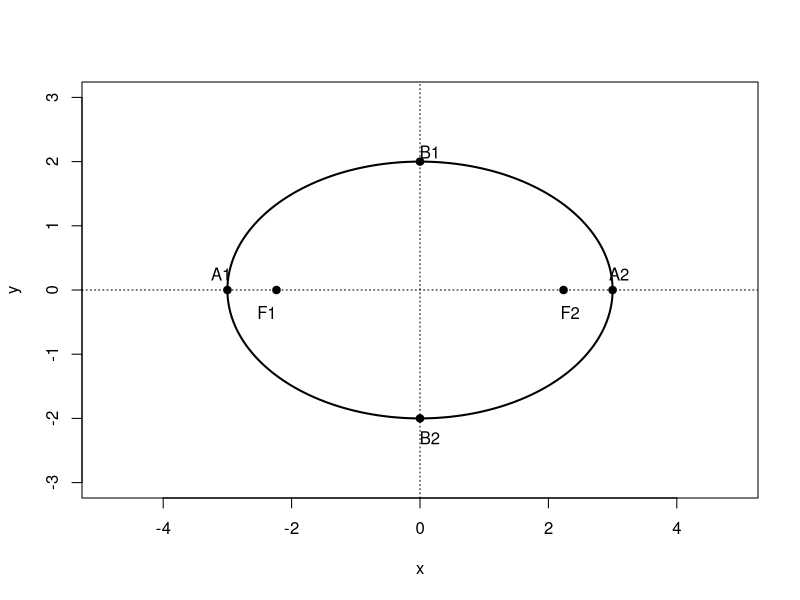
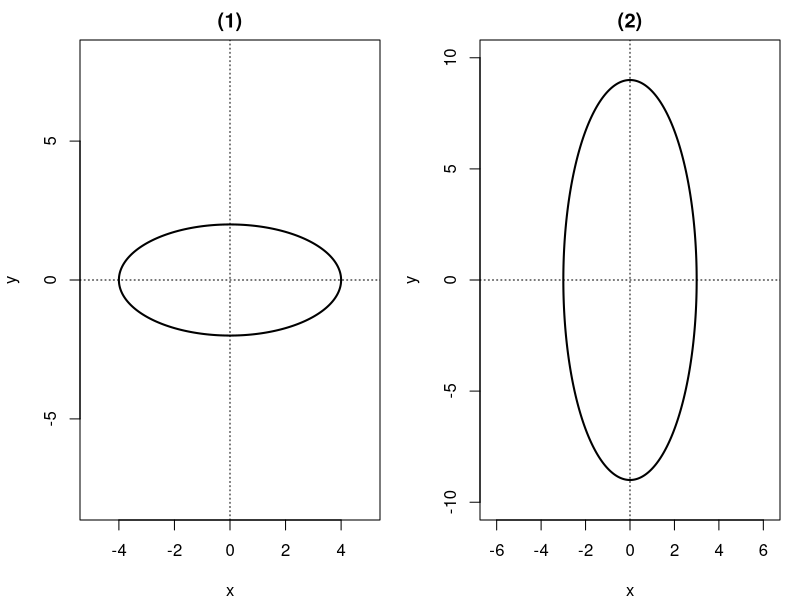
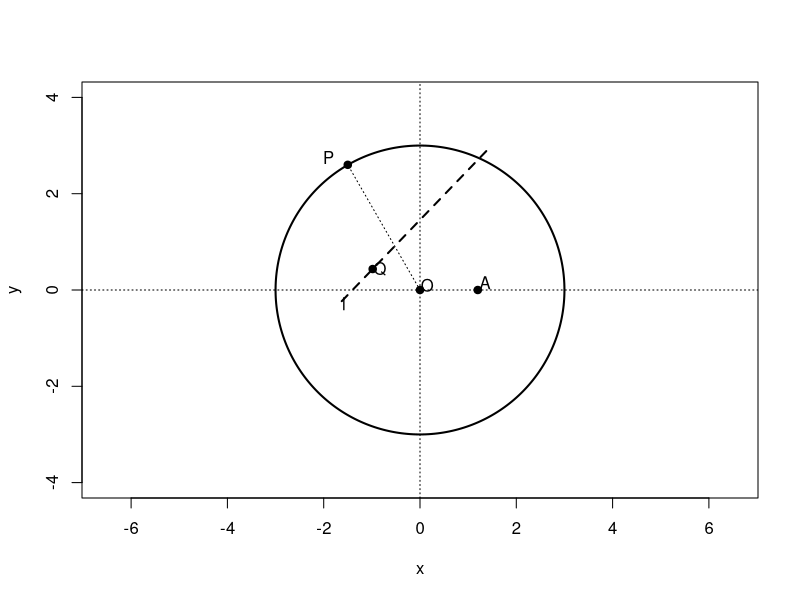
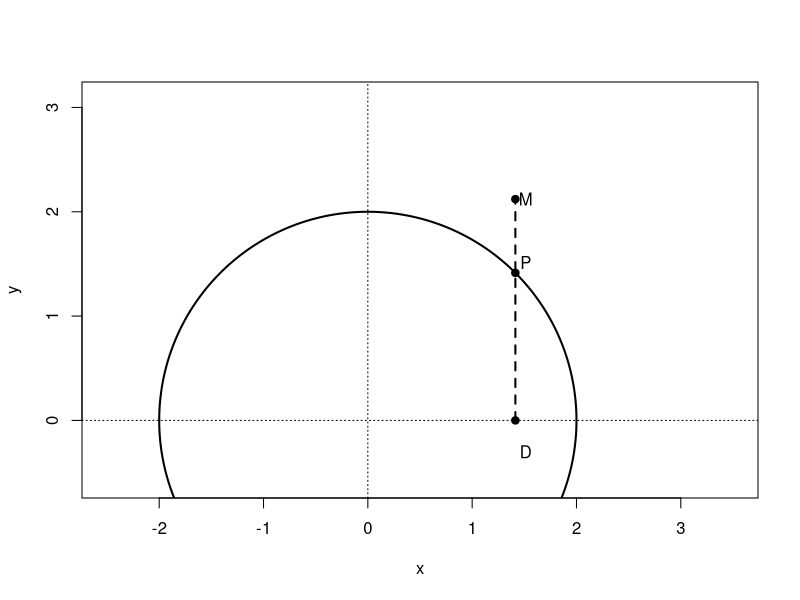
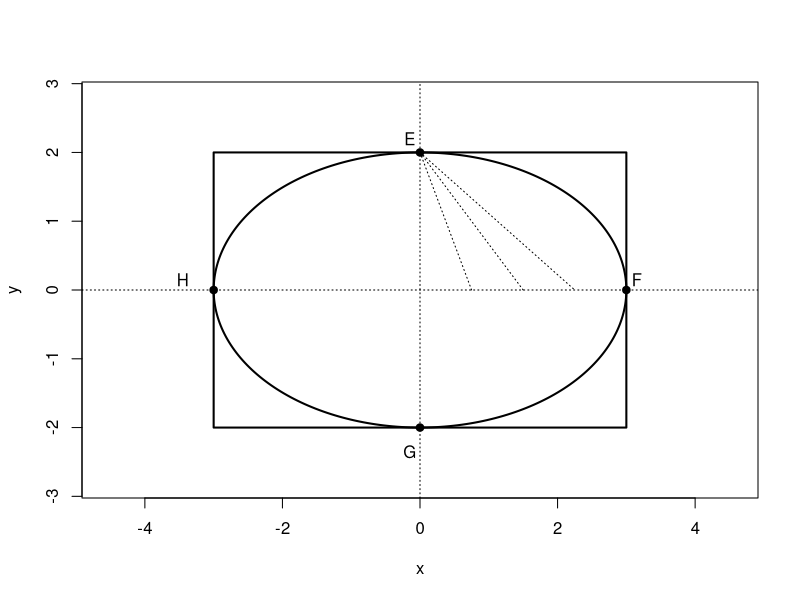

Source code (R) for these figures, in order:
setwd("C:/Users/18904/Github/senior-mathematics/codes")
if(!dir.exists("../figures"))dir.create("../figures")
ell=function(a,b,lty=1,lwd=2){th=seq(0,2*pi,length=300);lines(a*cos(th),b*sin(th),lty=lty,lwd=lwd)}
circ=function(cx,cy,r,lty=1,lwd=2){th=seq(0,2*pi,length=300);lines(cx+r*cos(th),cy+r*sin(th),lty=lty,lwd=lwd)}

# week65-1: ellipse with major axis and foci (a=3,b=2,c=sqrt5)
draw1=function(){
  plot(0,0,type="n",xlim=c(-4,4),ylim=c(-3,3),asp=1,xlab="x",ylab="y")
  abline(h=0,v=0,lty=3)
  ell(3,2)
  c=sqrt(5)
  points(-c,0,pch=19);points(c,0,pch=19)
  points(-3,0,pch=19);points(3,0,pch=19)
  points(0,2,pch=19);points(0,-2,pch=19)
  text(-c-0.15,-0.35,"F1");text(c+0.1,-0.35,"F2")
  text(-3.1,0.25,"A1");text(3.1,0.25,"A2")
  text(0.15,2.15,"B1");text(0.15,-2.3,"B2")
}

# week65-2: two ellipses, 1x2
# (1) x^2+4y^2=16 -> a=4,b=2 ; (2) 9x^2+y^2=81 -> semi-major 9 vertical, semi-minor 3
draw2=function(){
  par(mfrow=c(1,2),mar=c(4,4,2,1))
  plot(0,0,type="n",xlim=c(-5,5),ylim=c(-3,3),asp=1,xlab="x",ylab="y",main="(1)")
  abline(h=0,v=0,lty=3);ell(4,2)
  plot(0,0,type="n",xlim=c(-4,4),ylim=c(-10,10),asp=1,xlab="x",ylab="y",main="(2)")
  abline(h=0,v=0,lty=3);ell(3,9)
}

# week65-3: circle O radius r, interior point A, point P on circle,
# perpendicular bisector l of AP meets OP at Q
draw3=function(){
  plot(0,0,type="n",xlim=c(-4,4),ylim=c(-4,4),asp=1,xlab="x",ylab="y")
  abline(h=0,v=0,lty=3)
  circ(0,0,3)
  A=c(1.2,0);P=c(-1.5,2.6)
  points(0,0,pch=19);text(0.15,0.1,"O")
  points(A[1],A[2],pch=19);text(A[1]+0.15,A[2]+0.15,"A")
  points(P[1],P[2],pch=19);text(P[1]-0.4,P[2]+0.15,"P")
  lines(c(0,P[1]),c(0,P[2]),lty=3,lwd=1)   # radius OP
  mid=(A+P)/2
  # direction of perpendicular bisector: normal to AP
  d=P-A;nb=c(-d[2],d[1]);nb=nb/sqrt(sum(nb^2))
  Q=mid+nb*1.2
  x1=mid-nb*2.2;x2=mid+nb*2.2
  lines(c(x1[1],x2[1]),c(x1[2],x2[2]),lty=2,lwd=2)  # bisector l
  points(Q[1],Q[2],pch=19);text(Q[1]+0.15,Q[2],"Q")
  text(x2[1]+0.1,x2[2],"l")
}

# week65-4: circle x^2+y^2=4, point P on circle, DP perpendicular to x-axis at D,
# M on extension with DM/DP=3/2. Take P=(sqrt2,sqrt2)
draw4=function(){
  plot(0,0,type="n",xlim=c(-2.5,3.5),ylim=c(-0.5,3),asp=1,xlab="x",ylab="y")
  abline(h=0,v=0,lty=3)
  circ(0,0,2,lty=1)
  P=c(sqrt(2),sqrt(2));D=c(sqrt(2),0);M=c(sqrt(2),1.5*sqrt(2))
  lines(c(D[1],M[1]),c(D[2],M[2]),lty=2,lwd=2)   # vertical through P
  points(P[1],P[2],pch=19);points(D[1],D[2],pch=19);points(M[1],M[2],pch=19)
  text(P[1]+0.1,P[2]+0.1,"P");text(D[1]+0.1,D[2]-0.3,"D");text(M[1]+0.1,M[2],"M")
}

# week65-5: rectangle ABCD (2a x 2b), midpoints E,F,G,H, ellipse x^2/a^2+y^2/b^2=1
draw5=function(){
  a=3;b=2
  plot(0,0,type="n",xlim=c(-3.8,3.8),ylim=c(-2.8,2.8),asp=1,xlab="x",ylab="y")
  abline(h=0,v=0,lty=3)
  rect(-a,-b,a,b,lwd=2)
  ell(a,b)
  E=c(0,b);F=c(a,0);G=c(0,-b);H=c(-a,0)
  points(E[1],E[2],pch=19);points(F[1],F[2],pch=19);points(G[1],G[2],pch=19);points(H[1],H[2],pch=19)
  text(E[1]-0.15,E[2]+0.2,"E");text(F[1]+0.15,F[2]+0.15,"F")
  text(G[1]-0.15,G[2]-0.35,"G");text(H[1]-0.45,H[2]+0.15,"H")
  # construction dashed lines from E to quarter points on OF
  for(k in 1:3){q=c(k*a/4,0);lines(c(E[1],q[1]),c(E[2],q[2]),lty=3,lwd=1)}
}

cairo_pdf("../figures/week65-1.pdf",width=4,height=4,family="SimSun");draw1();dev.off()
svglite::svglite("../figures/week65-1.svg",width=4,height=4);draw1();dev.off()
cairo_pdf("../figures/week65-2.pdf",width=8,height=4,family="SimSun");draw2();dev.off()
svglite::svglite("../figures/week65-2.svg",width=8,height=4);draw2();dev.off()
cairo_pdf("../figures/week65-3.pdf",width=4,height=4,family="SimSun");draw3();dev.off()
svglite::svglite("../figures/week65-3.svg",width=4,height=4);draw3();dev.off()
cairo_pdf("../figures/week65-4.pdf",width=4,height=4,family="SimSun");draw4();dev.off()
svglite::svglite("../figures/week65-4.svg",width=4,height=4);draw4();dev.off()
cairo_pdf("../figures/week65-5.pdf",width=4,height=4,family="SimSun");draw5();dev.off()
svglite::svglite("../figures/week65-5.svg",width=4,height=4);draw5();dev.off()
